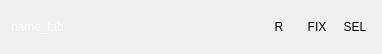
<?xml version="1.0" encoding="UTF-8"?>
<ui version="4.0">
 <class>Form</class>
 <widget class="QWidget" name="Form">
  <property name="geometry">
   <rect>
    <x>0</x>
    <y>0</y>
    <width>382</width>
    <height>50</height>
   </rect>
  </property>
  <property name="sizePolicy">
   <sizepolicy hsizetype="Expanding" vsizetype="Expanding">
    <horstretch>0</horstretch>
    <verstretch>0</verstretch>
   </sizepolicy>
  </property>
  <property name="maximumSize">
   <size>
    <width>16777215</width>
    <height>50</height>
   </size>
  </property>
  <property name="windowTitle">
   <string>Form</string>
  </property>
  <layout class="QHBoxLayout" name="horizontalLayout">
   <item>
    <widget class="QLabel" name="name_lab">
     <property name="styleSheet">
      <string notr="true">background-color:transparent;
border-color:transparent;
color:#FFFFFF
</string>
     </property>
     <property name="text">
      <string>name_lab</string>
     </property>
    </widget>
   </item>
   <item>
    <spacer name="horizontalSpacer">
     <property name="orientation">
      <enum>Qt::Horizontal</enum>
     </property>
     <property name="sizeHint" stdset="0">
      <size>
       <width>40</width>
       <height>20</height>
      </size>
     </property>
    </spacer>
   </item>
   <item>
    <widget class="QToolButton" name="runBT">
     <property name="sizePolicy">
      <sizepolicy hsizetype="Minimum" vsizetype="Fixed">
       <horstretch>0</horstretch>
       <verstretch>0</verstretch>
      </sizepolicy>
     </property>
     <property name="minimumSize">
      <size>
       <width>32</width>
       <height>32</height>
      </size>
     </property>
     <property name="maximumSize">
      <size>
       <width>32</width>
       <height>32</height>
      </size>
     </property>
     <property name="styleSheet">
      <string notr="true">background-color:transparent;
border-color:transparent</string>
     </property>
     <property name="text">
      <string>R</string>
     </property>
     <property name="iconSize">
      <size>
       <width>24</width>
       <height>24</height>
      </size>
     </property>
     <property name="autoRaise">
      <bool>true</bool>
     </property>
    </widget>
   </item>
   <item>
    <widget class="QToolButton" name="fixBT">
     <property name="minimumSize">
      <size>
       <width>32</width>
       <height>32</height>
      </size>
     </property>
     <property name="maximumSize">
      <size>
       <width>32</width>
       <height>32</height>
      </size>
     </property>
     <property name="styleSheet">
      <string notr="true">background-color:transparent;
border-color:transparent</string>
     </property>
     <property name="text">
      <string>FIX</string>
     </property>
     <property name="iconSize">
      <size>
       <width>24</width>
       <height>24</height>
      </size>
     </property>
     <property name="autoRaise">
      <bool>true</bool>
     </property>
    </widget>
   </item>
   <item>
    <widget class="QToolButton" name="selBT">
     <property name="sizePolicy">
      <sizepolicy hsizetype="Minimum" vsizetype="Fixed">
       <horstretch>0</horstretch>
       <verstretch>0</verstretch>
      </sizepolicy>
     </property>
     <property name="minimumSize">
      <size>
       <width>32</width>
       <height>32</height>
      </size>
     </property>
     <property name="maximumSize">
      <size>
       <width>32</width>
       <height>32</height>
      </size>
     </property>
     <property name="styleSheet">
      <string notr="true">background-color:transparent;
border-color:transparent</string>
     </property>
     <property name="text">
      <string>SEL</string>
     </property>
     <property name="iconSize">
      <size>
       <width>24</width>
       <height>24</height>
      </size>
     </property>
     <property name="autoRaise">
      <bool>true</bool>
     </property>
    </widget>
   </item>
  </layout>
 </widget>
 <resources/>
 <connections/>
</ui>
